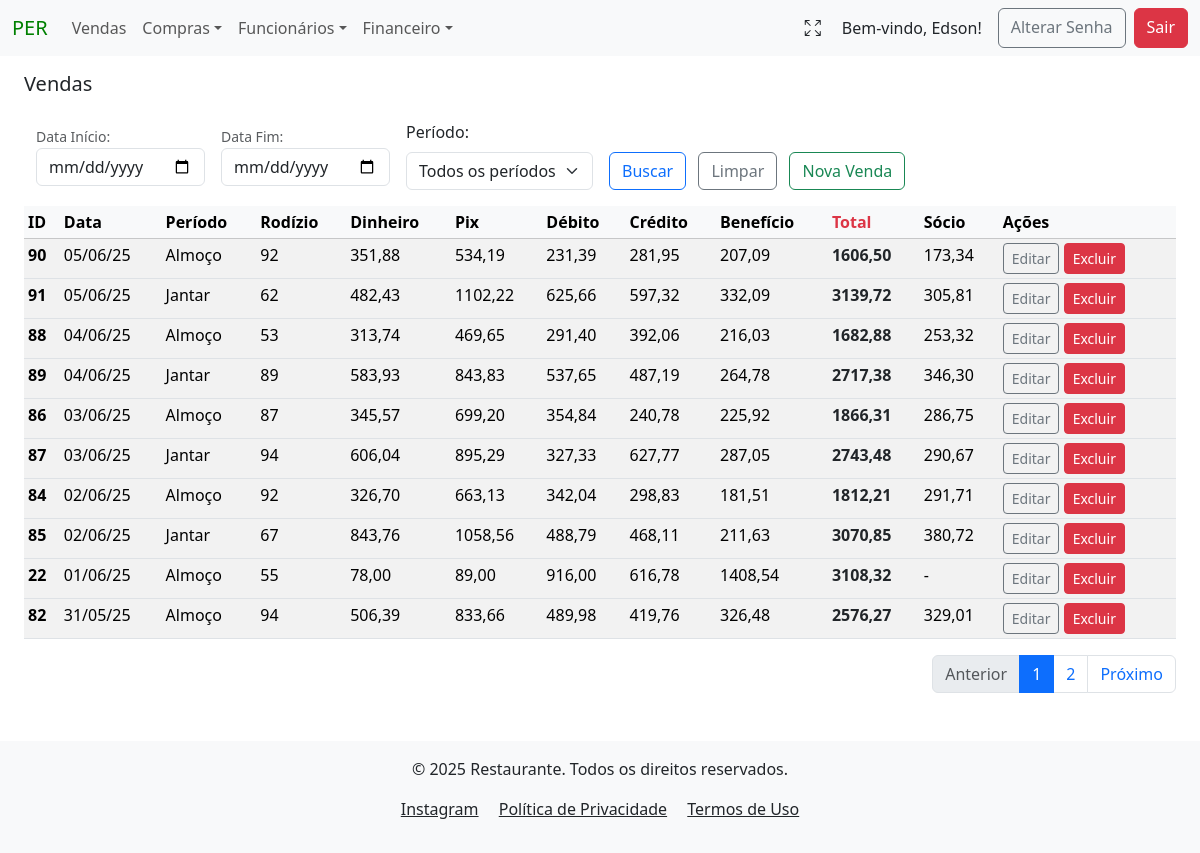
Page /sales/ (signed in) on the earlier database version.
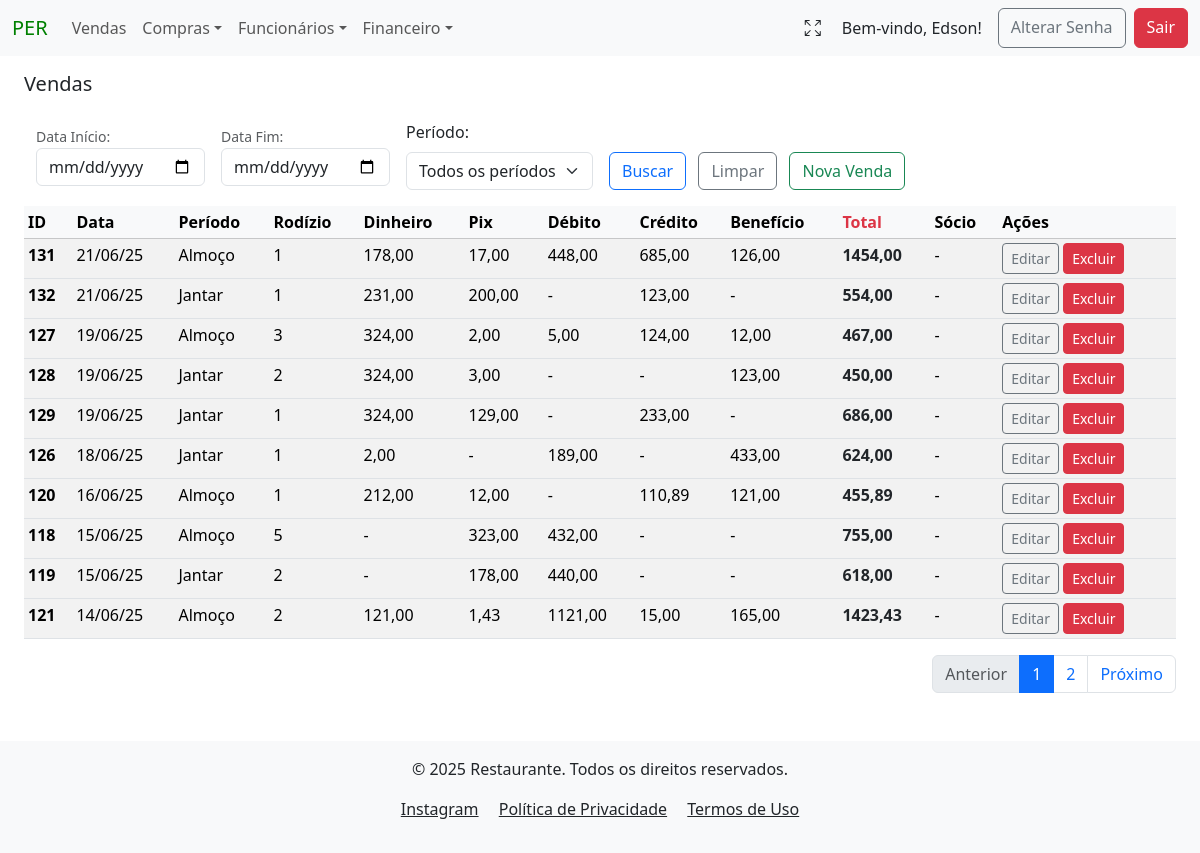
Same page on the later database version.
### vendas/models.py (models this page shows, shortened)
class Vendas(models.Model):
    PERIODO_CHOICES = (
        ('Almoço', 'Almoço'),
        ('Jantar', 'Jantar'),
    )
    tenant = models.ForeignKey(Tenant, on_delete=models.CASCADE)
    created_at = models.DateTimeField(auto_now_add=True)
    data_venda = models.DateField(verbose_name="Data da Venda", null=False, blank=False)
    periodo = models.CharField(verbose_name="Período", max_length=6, choices=PERIODO_CHOICES, blank=False)
    rodizio = models.IntegerField(verbose_name="Qtd Rodízio", null=False, blank=False)
    dinheiro = models.DecimalField(verbose_name="Dinheiro", max_digits=8, decimal_places=2, null=True, blank=True)
    pix = models.DecimalField(verbose_name="Pix", max_digits=8, decimal_places=2, null=True, blank=True)
    debito_mastercard = models.DecimalField(verbose_name="Debito MasterCard", max_digits=8, decimal_places=2, null=True, blank=True)
    debito_visa = models.DecimalField(verbose_name="Debito Visa", max_digits=8, decimal_places=2, null=True, blank=True)
    debito_elo = models.DecimalField(verbose_name="Debito Elo", max_digits=8, decimal_places=2, null=True, blank=True)
    credito_mastercard = models.DecimalField(verbose_name="Credito MasterCard", max_digits=8, decimal_places=2, null=True, blank=True)
    credito_visa = models.DecimalField(verbose_name="Credito Visa", max_digits=8, decimal_places=2, null=True, blank=True)
    credito_elo = models.DecimalField(verbose_name="Credito Elo", max_digits=8, decimal_places=2, null=True, blank=True)
    alelo = models.DecimalField(verbose_name="Alelo", max_digits=8, decimal_places=2, null=True, blank=True)
    american_express = models.DecimalField(verbose_name="Amex", max_digits=8, decimal_places=2, null=True, blank=True)
    hiper = models.DecimalField(verbose_name="HiperCard", max_digits=8, decimal_places=2, null=True, blank=True)
    sodexo = models.DecimalField(verbose_name="Sodexo", max_digits=8, decimal_places=2, null=True, blank=True)
    ticket_rest = models.DecimalField(verbose_name="Ticket Refeição", max_digits=8, decimal_places=2, null=True, blank=True)
    vale_refeicao = models.DecimalField(verbose_name="Vale Refeição", max_digits=8, decimal_places=2, null=True, blank=True)
    dinersclub = models.DecimalField(verbose_name="DinersClub", max_digits=8, decimal_places=2, null=True, blank=True)
    socio = models.DecimalField(verbose_name="Sócio", max_digits=8, decimal_places=2, null=True, blank=True)
    dt_atualizado = models.DateTimeField(auto_now=True, null=False, blank=False)
    author = models.ForeignKey(settings.AUTH_USER_MODEL, on_delete=models.PROTECT, blank=False)
    class Meta:
        get_latest_by = 'dt_atualizado'
    def calcular_debito(self):
        return (self.debito_mastercard or 0) + (self.debito_visa or 0) + (self.debito_elo or 0)
    def calcular_credito(self):
        return (self.credito_mastercard or 0) + (self.credito_visa or 0) + (self.credito_elo or 0)
    def calcular_beneficio(self):
        return (
            (self.alelo or 0) +
            (self.american_express or 0) +
            (self.hiper or 0) +
            (self.sodexo or 0) +
            (self.ticket_rest or 0) +
            (self.vale_refeicao or 0) +
            (self.dinersclub or 0)
        )
    def calcular_total(self):
        return (
            (self.dinheiro or 0) +
            (self.pix or 0) +
            self.calcular_debito() +
            self.calcular_credito() +
            self.calcular_beneficio()
        )

### vendas/views.py (the view)
# urls.py: path('sales/', VendasListView.as_view(), name="venda_list"),
class VendasListView(LoginRequiredMixin, PermissionRequiredMixin, TenantQuerysetMixin, HandleNoPermissionMixin, ListView):
    model = Vendas
    template_name = 'vendas_list.html'  # Garante que o template correto será usado
    permission_required = 'vendas.view_vendas'  # Permissão para visualizar objetos'
    def get_queryset(self):
        queryset = super().get_queryset()  # O TenantQuerysetMixin já filtra pelo tenant
        data_inicio = self.request.GET.get('data_inicio')
        data_fim = self.request.GET.get('data_fim')
        periodo = self.request.GET.get('periodo')
        if data_inicio:
            queryset = queryset.filter(data_venda__gte=data_inicio)
        if data_fim:
            queryset = queryset.filter(data_venda__lte=data_fim)
        if periodo:
            queryset = queryset.filter(periodo=periodo)
        return queryset
    def get_context_data(self, **kwargs):
        context = super().get_context_data(**kwargs)
        tenant = getattr(self.request.user, 'tenant', None)
        if tenant:
            tenant = str(tenant).lower().replace(' ', '_')
        context['tenant'] = tenant
        vendas = context['object_list'].order_by('-data_venda')  # Lista de vendas do queryset
        paginator = Paginator(vendas, 10)  # 10 itens por página
        page_number = self.request.GET.get('page')  # Número da página atual
        vendas_page = paginator.get_page(page_number)
        context['vendas_list'] = vendas_page  # Lista paginada para o template
        venda_rodizio = 0
        venda_dinheiro = 0
        venda_pix = 0
        venda_debito = 0
        venda_credito = 0
        venda_beneficio = 0
        venda_total = 0
        for venda in vendas_page:  # Use somente os itens da página atual
            venda.debito = venda.calcular_debito()
            venda.credito = venda.calcular_credito()
            venda.beneficio = venda.calcular_beneficio()
            venda.total = venda.calcular_total()
            venda_rodizio += venda.rodizio or 0
            venda_dinheiro += venda.dinheiro or 0
            venda_pix += venda.pix or 0
            venda_debito += venda.debito or 0
            venda_credito += venda.credito or 0
            venda_beneficio += venda.beneficio or 0
            venda_total += venda.total
        context['vendas_rodizio'] = venda_rodizio
        context['vendas_dinheiro'] = venda_dinheiro
        context['vendas_pix'] = venda_pix
        context['vendas_debito'] = venda_debito
        context['vendas_credito'] = venda_credito
        context['vendas_beneficio'] = venda_beneficio
        context['vendas_total'] = venda_total
        return context

### project/context_processors.py (called while the page is built)
def tenant_context(request):
    return {
        'tenant': request.GET.get('tenant', None),
    }

### project/mixins.py (called while the page is built)
    def get_queryset(self):
        tenant = getattr(self.request.user, 'tenant', None)
        if not tenant:
            tenant = self.request.user.tenant  # Garante que o tenant do usuário seja usado
        if not tenant:
            raise PermissionDenied("Tenant não encontrado para o usuário logado.")  # Lança um erro explícito
        return self.model.objects.filter(tenant=tenant)

### users/models.py (called while the page is built)
    def __str__(self):
        return self.name

### vendas/templates/vendas/vendas_list.html (shortened to what this page needs)
{% extends 'global/base.html' %}
{% load cache %}
{% block content %}
    <h5 class="mb-4 mt-3">Vendas</h5>
    {% include 'vendas/vendas.html' %}
{% endblock content %}

### vendas/templates/vendas/vendas.html (shortened to what the changed rows need)
{% load cache %}
{% if vendas_list %}
    <table class="table table-sm table-striped table-hover mt-2">
        <thead class="table-light">
        <tr>
            <th scope="col">ID</th>
            <th scope="col">Data</th>
            <th scope="col">Período</th>
            <th scope="col">Rodízio</th>
            <th scope="col">Dinheiro</th>
            <th scope="col">Pix</th>
            <th scope="col">Débito</th>
            <th scope="col">Crédito</th>
            <th scope="col">Benefício</th>
            <th scope="col" class="text-danger fw-bold">Total</th>
            <th scope="col">Sócio</th>
            <th scope="col">Ações</th>
        </tr>
        </thead>
        <tbody>
            {% for venda in vendas_list %}
                <tr>
                    <th scope="row" >{{ venda.pk }}</th>
                    <td>{{ venda.data_venda|date:"d/m/y"}}</td>
                    <td>{{ venda.periodo}}</td>
                    <td>{{ venda.rodizio}}</td>
                    <td>{{ venda.dinheiro| default:"-"}}</td>
                    <td>{{ venda.pix| default:"-" }}</td>
                    <td>{{ venda.debito| default:"-" }}</td>
                    <td>{{ venda.credito| default:"-" }}</td>
                    <td>{{ venda.beneficio| default:"-" }}</td>
                    <td class="text-dark fw-bold">{{ venda.total}}</td>
                    <td>{{ venda.socio| default:"-" }}</td>
                    <td>
                        {% if perms.vendas.change_vendas %}
                            <a href="{% url 'update_vendas' pk=venda.pk %}?tenant={{ tenant }}" class="btn btn-outline-secondary btn-sm" >Editar</a>
                        {% else %}
                        <a href="#" class="btn btn-outline-secondary btn-sm disabled" aria-disabled="true">
                            <i class="fas fa-lock"></i> Editar
                        </a>
                        {% endif %}
                        {% if perms.vendas.delete_vendas %}
                          <a href="{% url 'delete_vendas' pk=venda.pk %}?tenant={{ tenant }}" class="btn btn-danger btn-sm">Excluir</a>
                        {% else %}
                          <a href="#" class="btn btn-danger btn-sm disabled" aria-disabled="true">
                            <i class="fas fa-lock"></i> Excluir
                        </a>
                        {% endif %}
                </td>
                </tr>
            {% endfor %}
        </tbody>
    </table>
{% else %}
    <div class="container">
        <div class="alert alert-warning mt-3" role="alert">
            Não há vendas para o filtro selecionado.
        </div>
    </div>
{% endif %}
<nav aria-label="Page navigation example">
    <ul class="pagination justify-content-end">
        {% for num in vendas_list.paginator.page_range %}
            {% if vendas_list.number == num %}
                <li class="page-item active" aria-current="page">
                    <span class="page-link">{{ num }}</span>
                </li>
            {% elif num > vendas_list.number|add:-2 and num < vendas_list.number|add:2 %}
                <li class="page-item">
                    <a class="page-link" href="?tenant={{ tenant }}&page={{ num }}">{{ num }}</a>
                </li>
            {% endif %}
        {% endfor %}
    </ul>
</nav>

Differences in the rows shown:
no longer on this page (row edited): Vendas: pk "90", data_venda "05/06/25", periodo "Almoço", rodizio "92", dinheiro "351,88", pix "534,19", debito "231,39", credito "281,95", beneficio "207,09", total "1606,50", socio "173,34"
no longer on this page (row unchanged): Vendas: pk "91", data_venda "05/06/25", periodo "Jantar", rodizio "62", dinheiro "482,43", pix "1102,22", debito "625,66", credito "597,32", beneficio "332,09", total "3139,72", socio "305,81"
no longer on this page (row unchanged): Vendas: pk "88", data_venda "04/06/25", periodo "Almoço", rodizio "53", dinheiro "313,74", pix "469,65", debito "291,40", credito "392,06", beneficio "216,03", total "1682,88", socio "253,32"
no longer on this page (row unchanged): Vendas: pk "89", data_venda "04/06/25", periodo "Jantar", rodizio "89", dinheiro "583,93", pix "843,83", debito "537,65", credito "487,19", beneficio "264,78", total "2717,38", socio "346,30"
no longer on this page (row unchanged): Vendas: pk "86", data_venda "03/06/25", periodo "Almoço", rodizio "87", dinheiro "345,57", pix "699,20", debito "354,84", credito "240,78", beneficio "225,92", total "1866,31", socio "286,75"
no longer on this page (row unchanged): Vendas: pk "87", data_venda "03/06/25", periodo "Jantar", rodizio "94", dinheiro "606,04", pix "895,29", debito "327,33", credito "627,77", beneficio "287,05", total "2743,48", socio "290,67"
no longer on this page (row unchanged): Vendas: pk "84", data_venda "02/06/25", periodo "Almoço", rodizio "92", dinheiro "326,70", pix "663,13", debito "342,04", credito "298,83", beneficio "181,51", total "1812,21", socio "291,71"
no longer on this page (row unchanged): Vendas: pk "85", data_venda "02/06/25", periodo "Jantar", rodizio "67", dinheiro "843,76", pix "1058,56", debito "488,79", credito "468,11", beneficio "211,63", total "3070,85", socio "380,72"
no longer on this page (row unchanged): Vendas: pk "22", data_venda "01/06/25", periodo "Almoço", rodizio "55", dinheiro "78,00", pix "89,00", debito "916,00", credito "616,78", beneficio "1408,54", total "3108,32", socio "-"
no longer on this page (row unchanged): Vendas: pk "82", data_venda "31/05/25", periodo "Almoço", rodizio "94", dinheiro "506,39", pix "833,66", debito "489,98", credito "419,76", beneficio "326,48", total "2576,27", socio "329,01"
added Vendas: pk "131", data_venda "21/06/25", periodo "Almoço", rodizio "1", dinheiro "178,00", pix "17,00", debito "448,00", credito "685,00", beneficio "126,00", total "1454,00", socio "-"
added Vendas: pk "132", data_venda "21/06/25", periodo "Jantar", rodizio "1", dinheiro "231,00", pix "200,00", debito "-", credito "123,00", beneficio "-", total "554,00", socio "-"
added Vendas: pk "127", data_venda "19/06/25", periodo "Almoço", rodizio "3", dinheiro "324,00", pix "2,00", debito "5,00", credito "124,00", beneficio "12,00", total "467,00", socio "-"
added Vendas: pk "128", data_venda "19/06/25", periodo "Jantar", rodizio "2", dinheiro "324,00", pix "3,00", debito "-", credito "-", beneficio "123,00", total "450,00", socio "-"
added Vendas: pk "129", data_venda "19/06/25", periodo "Jantar", rodizio "1", dinheiro "324,00", pix "129,00", debito "-", credito "233,00", beneficio "-", total "686,00", socio "-"
added Vendas: pk "126", data_venda "18/06/25", periodo "Jantar", rodizio "1", dinheiro "2,00", pix "-", debito "189,00", credito "-", beneficio "433,00", total "624,00", socio "-"
added Vendas: pk "120", data_venda "16/06/25", periodo "Almoço", rodizio "1", dinheiro "212,00", pix "12,00", debito "-", credito "110,89", beneficio "121,00", total "455,89", socio "-"
added Vendas: pk "118", data_venda "15/06/25", periodo "Almoço", rodizio "5", dinheiro "-", pix "323,00", debito "432,00", credito "-", beneficio "-", total "755,00", socio "-"
added Vendas: pk "119", data_venda "15/06/25", periodo "Jantar", rodizio "2", dinheiro "-", pix "178,00", debito "440,00", credito "-", beneficio "-", total "618,00", socio "-"
added Vendas: pk "121", data_venda "14/06/25", periodo "Almoço", rodizio "2", dinheiro "121,00", pix "1,43", debito "1121,00", credito "15,00", beneficio "165,00", total "1423,43", socio "-"
